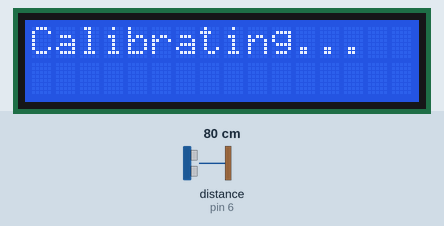
Simulated run of this sketch. Board: Arduino Uno, built with avr-gcc and run on an emulated ATmega328P. Shown: 16×2 character LCD. Wiring (inferred from the names in the program): ultrasonic range finder: trigger pin 7; echo pin 6. Inputs (shaded band) come from the test bench; at power-on: distance to the obstacle (sensor on pin 6) 80 cm. The echo pulse lasts 58.3 µs per cm; what the sketch prints to the serial monitor is not drawn.

Above: at 1.1 s.
At 1.6 s:
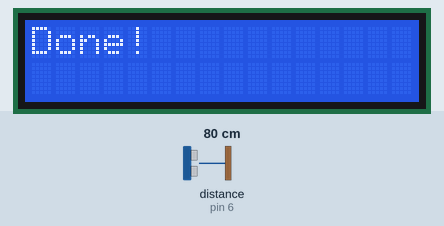
3.8 s: distance to the obstacle (sensor on pin 6) set to 120 cm
Timing chart, 0 to 6.8 s (numbered marks = the images above; inputs shaded):
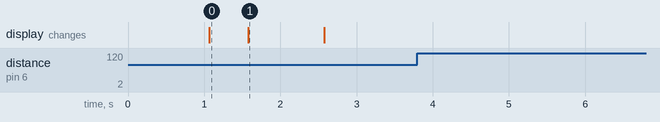

The sketch:

Code.ino
```cpp
#include <LiquidCrystal.h>
#define trigger 7
#define echo 6

const int rs = 12, en = 11, d4 = 5, d5 = 4, d6 = 3, d7 = 2;
LiquidCrystal lcd(rs, en, d4, d5, d6, d7);
float distance = 0, previous_distance = 0;
volatile float rapid_dist = 0, prev_rapid_dist = 0;
unsigned long start = 0, cycle_one_millis = 0, end = 0;
const long cycle_one_interval = 10;

void setup()
{
  Serial.begin(9600);
  lcd.begin(16, 2);
  pinMode(trigger, OUTPUT);
  pinMode(echo, INPUT);
  printToScreen(lcd, 0, 0, "Ultrasonic", false);

  printToScreen(lcd, 0, 1, "Distance Meter", false);

  delay(1000); // wait 1 second
  lcd.print("Calibrating...");
  // check distance here
  getDistance(&distance);
  delay(500);
  lcd.clear();
  // say ready to move
  lcd.print("Done!");
  previous_distance = distance;
  delay(1000);
  lcd.clear();
  Serial.println("D= " + String(distance) + "\tPD= " + String(previous_distance));
}

void loop()
{
  // check distance
  while (1)
  {
    getDistance(&distance);
    start = millis();
    if (!isDeviated(5))
      return;
    Serial.print("Deviation:");
    Serial.print(distance - previous_distance);
    Serial.println('cm');
    previous_distance = distance;
  }
  while (1)
  {
    if (millis() - cycle_one_millis >= cycle_one_interval)
    {
      // update previous_distance
      if (previous_distance == rapid_dist)
      {
        end = millis();
        break;
      }
      cycle_one_millis = millis();

      // rapid_dist = previous_distance
    }
  }
}

double getTime()
{

  double t = (millis() - start) / 1000;

  start = millis();

  return t;
}

bool isDeviated(int margin)
{
  return distance - previous_distance >= margin;
}
//
void getDistance(float *dist)
{
  digitalWrite(trigger, LOW);
  delayMicroseconds(2);
  digitalWrite(trigger, HIGH);
  delayMicroseconds(10);
  digitalWrite(trigger, LOW);
  delayMicroseconds(2);
  float time = pulseIn(echo, HIGH);
  *dist = time * 340 / 20000;
}

void printToScreen(LiquidCrystal obj, int x, int y, char content[], bool clearScreen)
{
  if (clearScreen)
    obj.clear();
  obj.setCursor(x, y);
  obj.print(content);
}

void printToScreen(LiquidCrystal obj, int x, int y, double content, bool clearScreen)
{
  if (clearScreen)
    obj.clear();
  obj.setCursor(x, y);
  obj.print(content);
}
```

Measured:
- after the input at 3.8 s, every drawn part: stays the same
- what the display in image 0 shows lasts 0.5 s, from 1.1 s to 1.6 s
- what the display in image 1 shows lasts 1.0 s, from 1.6 s to 2.6 s
